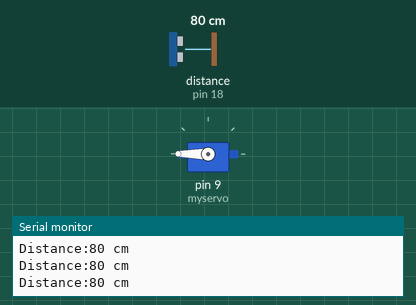
Recording of a sketch running on a simulated Arduino Uno, built with avr-gcc and run on an emulated ATmega328P. On the bench: servo, the last lines printed to the serial monitor. Wiring (inferred from the names in the program): ultrasonic range finder: trigger pin 19; echo pin 18. Inputs (shaded band) come from the test bench; at power-on: distance to the obstacle (sensor on pin 18) 80 cm. The echo pulse lasts 58.3 µs per cm.

Above: at 1.3 s.
1.4 s: distance to the obstacle (sensor on pin 18) set to 12 cm
2.9 s: distance to the obstacle (sensor on pin 18) set to 9 cm
At 4.2 s:
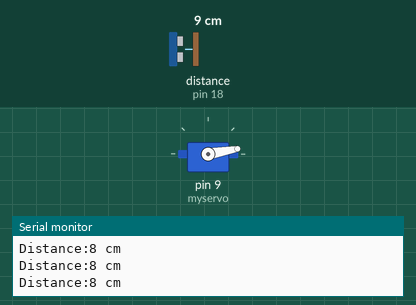
4.5 s: distance to the obstacle (sensor on pin 18) set to 18 cm
At 5.7 s:
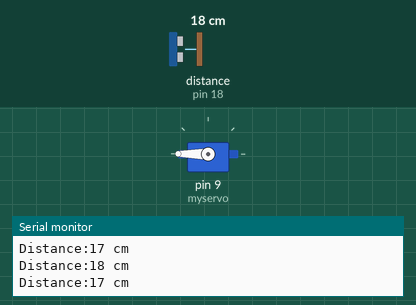
6.0 s: distance to the obstacle (sensor on pin 18) set to 2 cm
At 7.0 s:
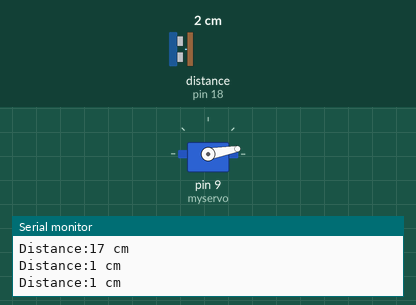
Timing chart, 0 to 8.5 s (numbered marks = the images above; inputs shaded):
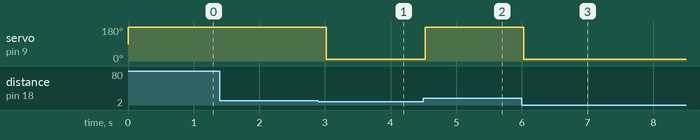

The sketch:

hcsr04_servo.ino
```cpp
// ref: http://www.umek.topaz.ne.jp/mameduino/sonar_howto/

#include <Servo.h>

#define ECHOPIN 18 // Pin to receive echo pulse (A4pin)
#define TRIGPIN 19// Pin to send trigger pulse (A5pin)

Servo myservo;

void setup(){
  Serial.begin(9600);
  pinMode(ECHOPIN, INPUT);
  pinMode(TRIGPIN, OUTPUT);
  myservo.attach(9);
}

void loop(){
  digitalWrite(TRIGPIN, LOW);// Set the trigger pin to low for 2uS
  delayMicroseconds(2);
  digitalWrite(TRIGPIN, HIGH); // Send a 10uS high to trigger ranging
  delayMicroseconds(10);
  digitalWrite(TRIGPIN, LOW);// Send pin low again

  int distance = pulseIn(ECHOPIN, HIGH);// Read in times pulse
  distance= distance/58;// Calculate distance from time of pulse

  Serial.print("Distance:");
  Serial.print(distance);
  Serial.println(" cm");

  if (distance < 10) {
    myservo.write(10);
  } else {
    myservo.write(180);
  }

  delay(500); // Wait next ranging
}
```

Measured:
- the behaviour switches between 11 and 10 cm on distance to the obstacle (sensor on pin 18) (found by bisection; images 0 and 1)
- after the input at 2.9 s, servo on pin 9 (myservo): 180° → 10° after 0.12 s
- after the input at 4.5 s, servo on pin 9 (myservo): 10° → 180° at once
- after the input at 6.0 s, servo on pin 9 (myservo): 180° → 10° at once
